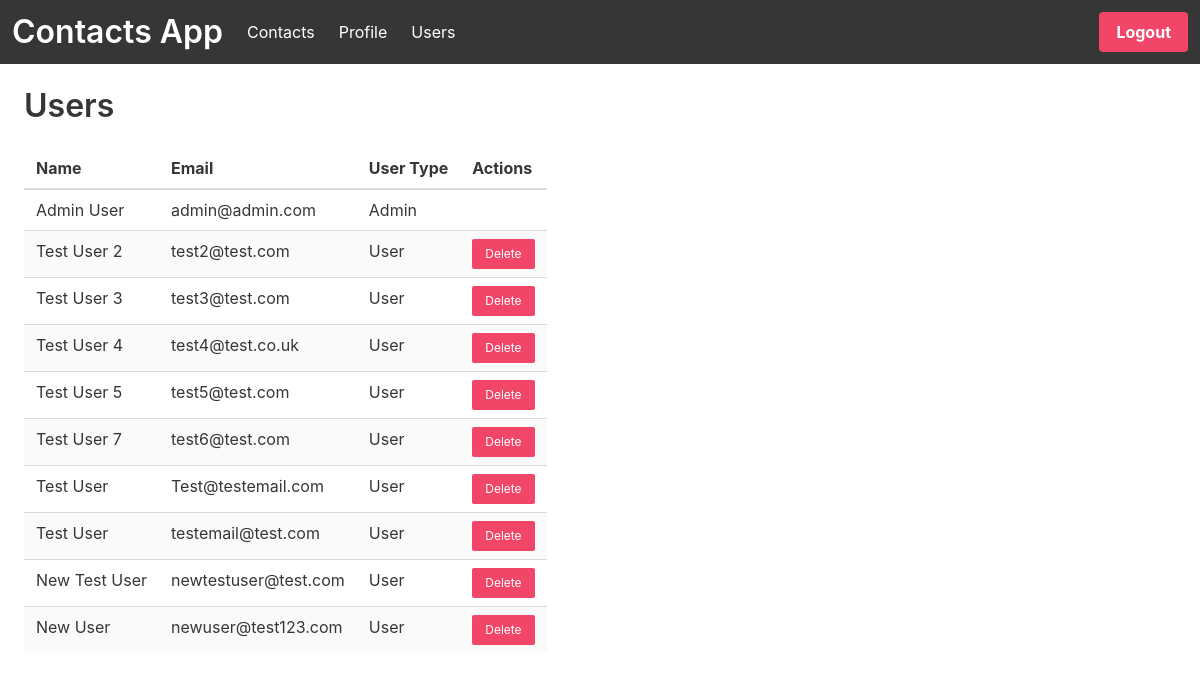
Screenshot of /users (signed in) with the database file from the repository.
### project/models.py (models this page shows)
class User(UserMixin, db.Model):
    id = db.Column(db.Integer, primary_key=True)
    email = db.Column(db.String(100), unique=True)
    password = db.Column(db.String(100))
    name = db.Column(db.String(100))
    userType = db.Column(db.String(100))

### project/main.py (the view)
@main.route('/users')
@login_required
def users():
    users = User.query.all()
    return render_template('users.html', users=users)

### project/templates/users.html (shortened to what this page needs)
{% extends "base.html" %}
{% block content %}
<div class="column is-8">
    <h3 class="title">Users</h3>
    <table class="table is-striped is-hoverable">
        <thead>
        <tr>
            <th>Name</th>
            <th>Email</th>
            <th>User Type</th>
            <th>Actions</th>
        </tr>
        </thead>
        <tbody>
        {% for user in users %}
        <tr>
            <td>{{user.name|truncate(50, True)}}</td>
            <td>{{user.email|truncate(50, True)}}</td>
            <td>{{user.userType|truncate(50, True)}}</td>
            <td>
                {% if user.userType != "Admin" %}
                <a class="button is-danger is-small" href="{{ url_for('main.deleteuser', user_id=user.id)}}">Delete</a>
                {% endif %}
            </td>
        </tr>
        {% endfor %}
        </tbody>
    </table>
</div>
{% endblock %}

### rows the page displays
User: name "Admin User", email "admin@admin.com", userType "Admin"
User: name "Test User 2", email "test2@test.com", userType "User"
User: name "Test User 3", email "test3@test.com", userType "User"
User: name "Test User 4", email "test4@test.co.uk", userType "User"
User: name "Test User 5", email "test5@test.com", userType "User"
User: name "Test User 7", email "test6@test.com", userType "User"
User: name "Test User", email "Test@testemail.com", userType "User"
User: name "Test User", email "testemail@test.com", userType "User"
User: name "New Test User", email "newtestuser@test.com", userType "User"
User: name "New User", email "newuser@test123.com", userType "User"
